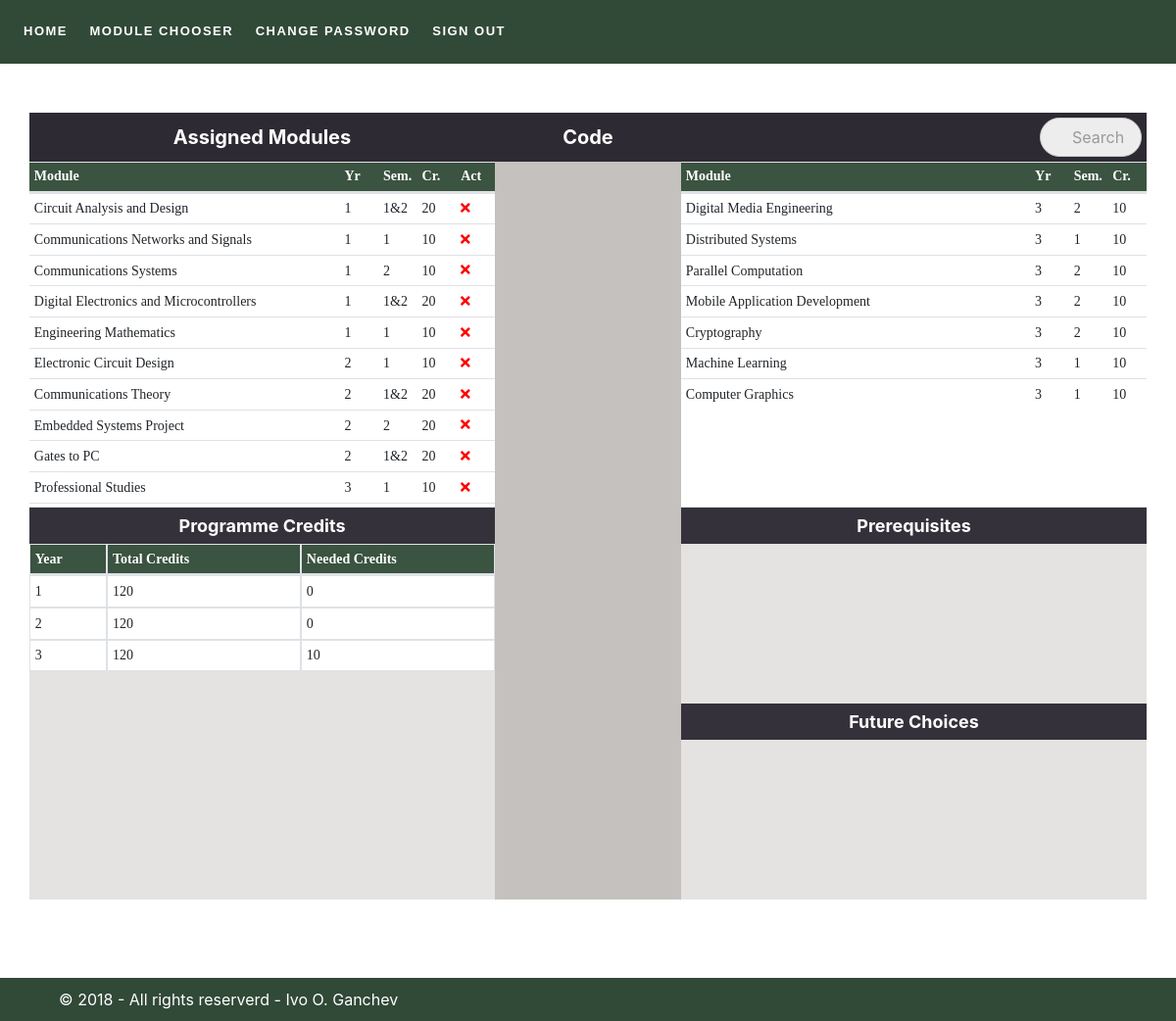
Page /module_chooser (signed in) on the committed database.
### app/models.py (models this page shows, shortened)
class Module(db.Model):
    __tablename__ = 'modules'
    id = db.Column(db.Integer, primary_key=True)
    module_title = db.Column(db.String(100), index=True)
    module_code = db.Column(db.String(10))
    module_credits = db.Column(db.Integer)
    module_year = db.Column(db.Integer)
    module_semester = db.Column(db.Integer)
    class_size = db.Column(db.Integer)
    module_description = db.Column(db.String(4000))
    module_url = db.Column(db.String(1000))
    lecturer_id = db.Column(db.Integer, db.ForeignKey('lecturers.id'))
    prerequisites = db.Column(db.String, default="")
    record = relationship('Record', backref='module', primaryjoin=id == Record.module_id, cascade="save-update, merge, delete, delete-orphan")

### app/views.py (the view, shortened to what this page needs)
@login_required
@app.route('/module_chooser', methods=['GET', 'POST'])
def module_chooser():
    user = current_user
    user_id = user.id
    user_course = user.course_id
    records = models.Record.query.filter_by(student_id=user_id).all()
    course_id = models.Course.query.get(user_course)
    user_compul_modules = course_id.modules
    credits_1y = course_id.course_1y_credits
    credits_2y = course_id.course_2y_credits
    credits_3y = course_id.course_3y_credits
    credits_4y = 0
    if course_id.course_4y_credits:
        credits_4y = course_id.course_4y_credits
    all_modules = course_id.optional_modules
    sel_mod_prereq_list = []
    chosen_mod_prereq_list = []
    list_modules = []
    chosen_list_modules = []
    future_choices = []
    calculated_credits = {}
    all_user_modules = []
    for record in records:
        user_module = models.Module.query.get(record.module_id)
        all_user_modules.append(user_module)
    calculated_credits = calculate_credits(user)
    needed_1y = calculated_credits['cr_1y']
    needed_2y = calculated_credits['cr_2y']
    needed_3y = calculated_credits['cr_3y']
    needed_4y = calculated_credits['cr_4y']
    return render_template('/module_chooser.html',
                            title='Display Modules in Module Chooser',
                            modules = all_modules,
                            all_user_modules=all_user_modules,
                            user_compul_modules=user_compul_modules,
                            credits_1y=credits_1y,
                            credits_2y=credits_2y,
                            credits_3y=credits_3y,
                            credits_4y=credits_4y,
                            needed_1y=needed_1y,
                            needed_2y=needed_2y,
                            needed_3y=needed_3y,
                            needed_4y=needed_4y,
                            user = user)

### app/views.py (called while the page is built)
@login_manager.user_loader
def load_user(id):
  return models.Student.query.get(int(id))

@app.before_request
def before_request():
   guest = current_user

### app/templates/module_chooser.html (shortened to what this page needs)
{% extends "module_chooser_base.html" %}
{% block content %}
    <div class="container-fluid">
      <div class="container">
        <div id="message_alert"></div>
        <div class="row" id="module_chooser">
          <div class="col-sm-5 padding-0" id="left-panel">
            <div class="header">
              <div id="left-title">Assigned Modules</div>
            </div>
            <div class="scrollable_table table-responsive">
              <table class="table table-hover table-sm" id="assigned_table" onmousemove="sortAssignedTable();">
                <thead>
                  <tr class="d-flex">
                    <th id="assigned_module" scope="col" class="col-8">Module</th>
                    <th id="assigned_year" scope="col" class="col-1">Yr</th>
                    <th id="assigned_semester" scope="col" class="col-1">Sem.</th>
                    <th id="assigned_credits_mod" scope="col" class="col-1">Cr.</th>
                    <th scope="col" class="col-1">Act</th>
                  </tr>
                </thead>
                <tbody>
                  {% for module in all_user_modules %}
                      <tr class="d-flex">
                          <td class="col-8">{{module.module_title}}</td>
                          <td class="col-1">{{module.module_year}}</td>
                          {% if module.module_semester == 3 %}
                            <td class="col-1">1&2</td>
                          {% else %}
                            <td class="col-1">{{module.module_semester}}</td>
                          {% endif %}
                          <td class="col-1">{{module.module_credits}}</td>
                          <td class="col-1">
                            <a id="module{{module.id}}remove" href="/module_chooser/{{module.id}}"><span class="fa fa-times"></span></a>
                          </td>
                      </tr>
                  {% endfor %}
                </tbody>
              </table>
          </div>
          <div class="prerequisites_title">Programme Credits</div>
          <div class="table table-responsive " id="credits">
            <table class="table table-bordered table-sm needed_cr">
              <thead>
                <tr class="d-flex">
                  <th scope="col" class="col-2">Year</th>
                  <th scope="col" class="col-5">Total Credits</th>
                  <th scope="col" class="col-5">Needed Credits</th>
                </tr>
              </thead>
              <tbody>
                    <tr class="d-flex">
                        <td class="col-2">1</td>
                        <td class="col-5">{{credits_1y}}</td>
                        <td class="col-5">{{needed_1y}}</td>
                    </tr>
                    <tr class="d-flex">
                        <td class="col-2">2</td>
                        <td class="col-5">{{credits_2y}}</td>
                        <td class="col-5">{{needed_2y}}</td>
                    </tr>
                    <tr class="d-flex">
                        <td class="col-2">3</td>
                        <td class="col-5">{{credits_3y}}</td>
                        <td class="col-5">{{needed_3y}}</td>
                    </tr>
              </tbody>
            </table>
        </div>
        </div>
          <div class="col-sm-2 padding-0" id="middle-panel">
            <div class="header">
              <div id="mod_code">Code</div>
            </div>
            <div class="info">
              <div id="mod_lecturer"></div>
              <div class="row">
                <div class="col-sm-6">
                  <div id="mod_credits"></div>
                </div>
                <div class="col-sm-6">
                  <div id="class_size"></div>
                </div>
              </div>
              <div id="mod_description"></div>
              <div class="row">
                <div class="col-sm-6">
                </div>
                <div class="col-sm-6">
                </div>
              </div>
            </div>
          </div>
          <div class="col-xs-5 col-sm-6 col-md-5 padding-0" id="right-panel">
            <div class="header">
              <form id="filter">
              	<input type="search" id="search" onkeyup="searchTable()" placeholder="Search">
              </form>
            </div>
            <div class="scrollable_table table-responsive">
              <table class="table table-hover table-sm" id="selectable_table" onmousemove="getSelectedModule();sortTable();">
                <thead>
                  <tr class="d-flex">
                    <th id="module" scope="col" class="col-9">Module</th>
                    <th id="year" scope="col" class="col-1">Yr</th>
                    <th id="semester" scope="col" class="col-1">Sem.</th>
                    <th id="credits_mod" scope="col" class="col-1">Cr.</th>
                  </tr>
                </thead>
                <tbody>
                  {% for module in modules %}
                      <tr class="d-flex">
                          <td class="col-9" id="module{{module.id}}id">{{module.module_title}}</td>
                          <td class="col-1">{{module.module_year}}</td>
                          {% if module.module_semester == 3 %}
                            <td class="col-1">1&2</td>
                          {% else %}
                            <td class="col-1">{{module.module_semester}}</td>
                          {% endif %}
                          <td class="col-1">{{module.module_credits}}</td>
                      </tr>
                  {% endfor %}
                </tbody>
              </table>
          </div>
          <div class="mini_tables">
            <div class="prerequisites_title">
              Prerequisites
            </div>
          </div>
          <div class="mini_tables">
            <div class="prerequisites_title">
              Future Choices
            </div>
          </div>
        </div>
        </div>
      </div>
    </div>
{% endblock %}

### app/static/css/module_chooser.css (style rules this page uses)
.table { margin-bottom: 0.09rem; }
#module_chooser { padding-top: 30px; }
#message_alert { padding-top: 20px; font-weight: bold; }
.scrollable_table thead, tbody { display: block; border-collapse:collapse; font-size: 14px; font-family: Lato-Bold; }
.scrollable_table thead { font-size: 14px; font-family: Lato-Bold; font-weight: bold; color: #fff; line-height: 1.4; background-color: #3B5341; cursor:pointer; }
.scrollable_table tr { width: 100%; display: inline-table; table-layout: fixed; }
.scrollable_table tbody { height: 320px !important; overflow: scroll; overflow-x: hidden; background-color: #fff; cursor:pointer; }
#credits { height: 300px !important; width: 100%; font-size: 14px; }
#credits thead { font-size: 14px; font-family: Lato-Bold; font-weight: bold; color: #fff; line-height: 1.4; background-color: #3B5341; }
.prerequisites_title { text-align: center; background-color: rgba(46, 42, 51, 0.96); font-size: 18px; font-weight: bold; color: #fff; padding: 5px 0px 5px 0px; }
.padding-0 { padding-right:0; padding-left:0; }
.mini_tables { height: 200px; }
.header #mod_code { font-size: 20px; font-weight: bold; text-align: center; padding: 10px 5px 10px 5px; color: #fff; background-color: rgba(46, 42, 51, 0.96); }
.header #left-title { font-size: 20px; font-weight: bold; color: #fff; text-align: center; padding: 10px 5px 10px 5px; }
.header #filter { text-align: right; padding: 5px 5px 5px 5px; }
.header { background-color: rgba(46, 42, 51, 1); }
.fa-times { color: red; }
.header #filter input { outline: none; }
.header #filter input[type=search] { -webkit-appearance: textfield; -webkit-box-sizing: content-box; font-family: inherit; font-size: 100%; }
.header #filter input[type=search] { background: #ededed url(https://static.tumblr.com/ftv85bp/MIXmud4tx/search-icon.png) no-repeat 9px center; border: solid 1px #ccc; padding: 7px 10px 7px 32px; width: 60px; -webkit-border-radius: 10em; -moz-border-radius: 10em; border-radius: 10em; -webkit-transition: all .5s; -moz-transition: all .5s; transition: all .5s; }
.info { padding: 5px 6px 5px 6px; }
.info #mod_lecturer { font-size: 14px; padding-top: 10px; font-weight: bold; }
.info #class_size, .info #mod_credits { font-size: 14px; padding-top: 10px; font-weight: bold; }
.info #mod_description { font-size: 14px; text-align: justify; padding-top: 10px; font-weight: bold; }
#left-panel, #right-panel { background-color: #E5E3E1; }
#middle-panel { background: #C4C1BE; }

### rows in the picture
Module: module_title "Circuit Analysis and Design", module_year "1", module_semester "1&2", module_credits "20"
Module: module_title "Communications Networks and Signals", module_year "1", module_semester "1", module_credits "10"
Module: module_title "Communications Systems", module_year "1", module_semester "2", module_credits "10"
Module: module_title "Digital Electronics and Microcontrollers", module_year "1", module_semester "1&2", module_credits "20"
Module: module_title "Engineering Mathematics", module_year "1", module_semester "1", module_credits "10"
Module: module_title "Electronic Circuit Design", module_year "2", module_semester "1", module_credits "10"
Module: module_title "Communications Theory", module_year "2", module_semester "1&2", module_credits "20"
Module: module_title "Embedded Systems Project", module_year "2", module_semester "2", module_credits "20"
Module: module_title "Gates to PC", module_year "2", module_semester "1&2", module_credits "20"
Module: module_title "Professional Studies", module_year "3", module_semester "1", module_credits "10"
Module: module_title "Digital Media Engineering", module_year "3", module_semester "2", module_credits "10"
Module: module_title "Distributed Systems", module_year "3", module_semester "1", module_credits "10"
Module: module_title "Parallel Computation", module_year "3", module_semester "2", module_credits "10"
Module: module_title "Mobile Application Development", module_year "3", module_semester "2", module_credits "10"
Module: module_title "Cryptography", module_year "3", module_semester "2", module_credits "10"
Module: module_title "Machine Learning", module_year "3", module_semester "1", module_credits "10"
Module: module_title "Computer Graphics", module_year "3", module_semester "1", module_credits "10"

### other values in the picture
{{ credits_1y }} "120"
{{ needed_1y }} "0"
{{ credits_2y }} "120"
{{ needed_2y }} "0"
{{ credits_3y }} "120"
{{ needed_3y }} "10"
